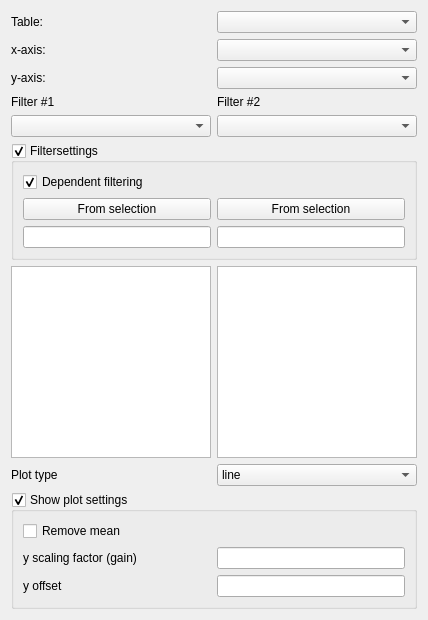
               <widget class="QWidget" name="tab_1">
                <attribute name="title">
                 <string>Tab 1</string>
                </attribute>
                <layout class="QGridLayout" name="gridLayout_7">
                 <item row="0" column="0">
                  <layout class="QGridLayout" name="gridLayout_2">
                   <item row="0" column="0">
                    <widget class="QLabel" name="table_QLabel">
                     <property name="sizePolicy">
                      <sizepolicy hsizetype="Preferred" vsizetype="Fixed">
                       <horstretch>0</horstretch>
                       <verstretch>0</verstretch>
                      </sizepolicy>
                     </property>
                     <property name="minimumSize">
                      <size>
                       <width>92</width>
                       <height>0</height>
                      </size>
                     </property>
                     <property name="font">
                      <font>
                       <pointsize>9</pointsize>
                      </font>
                     </property>
                     <property name="text">
                      <string>Table:</string>
                     </property>
                    </widget>
                   </item>
                   <item row="1" column="0">
                    <widget class="QLabel" name="xcol_QLabel">
                     <property name="sizePolicy">
                      <sizepolicy hsizetype="Preferred" vsizetype="Fixed">
                       <horstretch>0</horstretch>
                       <verstretch>0</verstretch>
                      </sizepolicy>
                     </property>
                     <property name="minimumSize">
                      <size>
                       <width>92</width>
                       <height>0</height>
                      </size>
                     </property>
                     <property name="font">
                      <font>
                       <pointsize>9</pointsize>
                      </font>
                     </property>
                     <property name="text">
                      <string>x-axis:</string>
                     </property>
                    </widget>
                   </item>
                   <item row="1" column="1">
                    <widget class="QComboBox" name="xcol_ComboBox_1">
                     <property name="sizePolicy">
                      <sizepolicy hsizetype="Preferred" vsizetype="Fixed">
                       <horstretch>0</horstretch>
                       <verstretch>0</verstretch>
                      </sizepolicy>
                     </property>
                     <property name="minimumSize">
                      <size>
                       <width>87</width>
                       <height>0</height>
                      </size>
                     </property>
                     <property name="maximumSize">
                      <size>
                       <width>20000</width>
                       <height>16777215</height>
                      </size>
                     </property>
                     <property name="font">
                      <font>
                       <pointsize>9</pointsize>
                      </font>
                     </property>
                    </widget>
                   </item>
                   <item row="2" column="0">
                    <widget class="QLabel" name="ycol_QLabel">
                     <property name="sizePolicy">
                      <sizepolicy hsizetype="Preferred" vsizetype="Fixed">
                       <horstretch>0</horstretch>
                       <verstretch>0</verstretch>
                      </sizepolicy>
                     </property>
                     <property name="minimumSize">
                      <size>
                       <width>92</width>
                       <height>0</height>
                      </size>
                     </property>
                     <property name="font">
                      <font>
                       <pointsize>9</pointsize>
                      </font>
                     </property>
                     <property name="text">
                      <string>y-axis:</string>
                     </property>
                    </widget>
                   </item>
                   <item row="2" column="1">
                    <widget class="QComboBox" name="ycol_ComboBox_1">
                     <property name="sizePolicy">
                      <sizepolicy hsizetype="Preferred" vsizetype="Fixed">
                       <horstretch>0</horstretch>
                       <verstretch>0</verstretch>
                      </sizepolicy>
                     </property>
                     <property name="minimumSize">
                      <size>
                       <width>87</width>
                       <height>0</height>
                      </size>
                     </property>
                     <property name="maximumSize">
                      <size>
                       <width>2000</width>
                       <height>16777215</height>
                      </size>
                     </property>
                     <property name="font">
                      <font>
                       <pointsize>9</pointsize>
                      </font>
                     </property>
                    </widget>
                   </item>
                   <item row="0" column="1">
                    <widget class="QComboBox" name="table_ComboBox_1">
                     <property name="sizePolicy">
                      <sizepolicy hsizetype="Preferred" vsizetype="Fixed">
                       <horstretch>0</horstretch>
                       <verstretch>0</verstretch>
                      </sizepolicy>
                     </property>
                     <property name="minimumSize">
                      <size>
                       <width>87</width>
                       <height>0</height>
                      </size>
                     </property>
                     <property name="maximumSize">
                      <size>
                       <width>20000</width>
                       <height>16777215</height>
                      </size>
                     </property>
                     <property name="font">
                      <font>
                       <pointsize>9</pointsize>
                      </font>
                     </property>
                    </widget>
                   </item>
                  </layout>
                 </item>
                 <item row="1" column="0">
                  <layout class="QGridLayout" name="gridLayout_3">
                   <item row="0" column="0">
                    <widget class="QLabel" name="Filter1_QLabel">
                     <property name="enabled">
                      <bool>true</bool>
                     </property>
                     <property name="sizePolicy">
                      <sizepolicy hsizetype="Preferred" vsizetype="Fixed">
                       <horstretch>0</horstretch>
                       <verstretch>0</verstretch>
                      </sizepolicy>
                     </property>
                     <property name="minimumSize">
                      <size>
                       <width>89</width>
                       <height>0</height>
                      </size>
                     </property>
                     <property name="maximumSize">
                      <size>
                       <width>200</width>
                       <height>16777215</height>
                      </size>
                     </property>
                     <property name="font">
                      <font>
                       <pointsize>9</pointsize>
                      </font>
                     </property>
                     <property name="text">
                      <string>Filter #1</string>
                     </property>
                    </widget>
                   </item>
                   <item row="0" column="1">
                    <widget class="QLabel" name="Filter2_QLabel">
                     <property name="enabled">
                      <bool>true</bool>
                     </property>
                     <property name="sizePolicy">
                      <sizepolicy hsizetype="Preferred" vsizetype="Fixed">
                       <horstretch>0</horstretch>
                       <verstretch>0</verstretch>
                      </sizepolicy>
                     </property>
                     <property name="minimumSize">
                      <size>
                       <width>90</width>
                       <height>0</height>
                      </size>
                     </property>
                     <property name="maximumSize">
                      <size>
                       <width>200</width>
                       <height>16777215</height>
                      </size>
                     </property>
                     <property name="font">
                      <font>
                       <pointsize>9</pointsize>
                      </font>
                     </property>
                     <property name="text">
                      <string>Filter #2</string>
                     </property>
                    </widget>
                   </item>
                   <item row="1" column="0">
                    <widget class="QComboBox" name="Filter1_ComboBox_1">
                     <property name="sizePolicy">
                      <sizepolicy hsizetype="Preferred" vsizetype="Fixed">
                       <horstretch>0</horstretch>
                       <verstretch>0</verstretch>
                      </sizepolicy>
                     </property>
                     <property name="minimumSize">
                      <size>
                       <width>89</width>
                       <height>0</height>
                      </size>
                     </property>
                     <property name="maximumSize">
                      <size>
                       <width>200</width>
                       <height>16777215</height>
                      </size>
                     </property>
                     <property name="font">
                      <font>
                       <pointsize>9</pointsize>
                      </font>
                     </property>
                    </widget>
                   </item>
                   <item row="1" column="1">
                    <widget class="QComboBox" name="Filter2_ComboBox_1">
                     <property name="sizePolicy">
                      <sizepolicy hsizetype="Preferred" vsizetype="Fixed">
                       <horstretch>0</horstretch>
                       <verstretch>0</verstretch>
                      </sizepolicy>
                     </property>
                     <property name="minimumSize">
                      <size>
                       <width>90</width>
                       <height>0</height>
                      </size>
                     </property>
                     <property name="maximumSize">
                      <size>
                       <width>200</width>
                       <height>16777215</height>
                      </size>
                     </property>
                     <property name="font">
                      <font>
                       <pointsize>9</pointsize>
                      </font>
                     </property>
                    </widget>
                   </item>
                   <item row="3" column="0">
                    <widget class="QListWidget" name="Filter1_QListWidget_1">
                     <property name="minimumSize">
                      <size>
                       <width>89</width>
                       <height>60</height>
                      </size>
                     </property>
                     <property name="maximumSize">
                      <size>
                       <width>200</width>
                       <height>16777215</height>
                      </size>
                     </property>
                     <property name="font">
                      <font>
                       <pointsize>9</pointsize>
                      </font>
                     </property>
                     <property name="selectionMode">
                      <enum>QAbstractItemView::ExtendedSelection</enum>
                     </property>
                    </widget>
                   </item>
                   <item row="3" column="1">
                    <widget class="QListWidget" name="Filter2_QListWidget_1">
                     <property name="minimumSize">
                      <size>
                       <width>90</width>
                       <height>60</height>
                      </size>
                     </property>
                     <property name="maximumSize">
                      <size>
                       <width>200</width>
                       <height>16777215</height>
                      </size>
                     </property>
                     <property name="font">
                      <font>
                       <pointsize>9</pointsize>
                      </font>
                     </property>
                     <property name="selectionMode">
                      <enum>QAbstractItemView::ExtendedSelection</enum>
                     </property>
                    </widget>
                   </item>
                   <item row="2" column="0" colspan="2">
                    <widget class="QGroupBox" name="filtersettings1">
                     <property name="title">
                      <string>Filtersettings</string>
                     </property>
                     <property name="checkable">
                      <bool>true</bool>
                     </property>
                     <property name="checked">
                      <bool>true</bool>
                     </property>
                     <layout class="QGridLayout" name="gridLayout_22">
                      <item row="0" column="0" colspan="2">
                       <widget class="QCheckBox" name="dependent_filtering1">
                        <property name="toolTip">
                         <string>&lt;html&gt;&lt;head/&gt;&lt;body&gt;&lt;p&gt;Only show items that remains after filtering using the other filter selection.&lt;/p&gt;&lt;p&gt;&lt;br/&gt;&lt;/p&gt;&lt;p&gt;Ex:&lt;/p&gt;&lt;p&gt;1. Choose filter 1 or 2 and select items.&lt;/p&gt;&lt;p&gt;2. Choose the other filter. The list is now filled with items from the chosen filter that isn't excluded by the other filter.&lt;/p&gt;&lt;p&gt;&lt;br/&gt;&lt;/p&gt;&lt;p&gt;Reselecting the filter column resets the selection for current filter list.&lt;/p&gt;&lt;/body&gt;&lt;/html&gt;</string>
                        </property>
                        <property name="text">
                         <string>Dependent filtering</string>
                        </property>
                        <property name="checked">
                         <bool>true</bool>
                        </property>
                       </widget>
                      </item>
                      <item row="1" column="0">
                       <widget class="QPushButton" name="select_button_t1f1">
                        <property name="toolTip">
                         <string>&lt;html&gt;&lt;head/&gt;&lt;body&gt;&lt;p&gt;Select items in list with from selected features in the selected layer containing a column with the same name as the selected filter column.&lt;/p&gt;&lt;p&gt;&lt;br/&gt;&lt;/p&gt;&lt;/body&gt;&lt;/html&gt;</string>
                        </property>
                        <property name="text">
                         <string>From selection</string>
                        </property>
                       </widget>
                      </item>
                      <item row="1" column="1">
                       <widget class="QPushButton" name="select_button_t1f2">
                        <property name="toolTip">
                         <string>&lt;html&gt;&lt;head/&gt;&lt;body&gt;&lt;p&gt;Select items in list with from selected features in the selected layer containing a column with the same name as the selected filter column.&lt;/p&gt;&lt;p&gt;&lt;br/&gt;&lt;/p&gt;&lt;/body&gt;&lt;/html&gt;</string>
                        </property>
                        <property name="text">
                         <string>From selection</string>
                        </property>
                       </widget>
                      </item>
                      <item row="2" column="0">
                       <widget class="QLineEdit" name="listfilter_1_1">
                        <property name="toolTip">
                         <string>&lt;html&gt;&lt;head/&gt;&lt;body&gt;&lt;p&gt;Filter list for words containg given string.&lt;/p&gt;&lt;p&gt;Supply a list of words separated by ;&lt;/p&gt;&lt;p&gt;Ex: Rb;Br&lt;/p&gt;&lt;p&gt;Ex: Chlor;Sodi;Calc&lt;/p&gt;&lt;p&gt;Case insensitive.&lt;/p&gt;&lt;/body&gt;&lt;/html&gt;</string>
                        </property>
                        <property name="text">
                         <string/>
                        </property>
                       </widget>
                      </item>
                      <item row="2" column="1">
                       <widget class="QLineEdit" name="listfilter_2_1">
                        <property name="toolTip">
                         <string>&lt;html&gt;&lt;head/&gt;&lt;body&gt;&lt;p&gt;Filter list for words containg given string.&lt;/p&gt;&lt;p&gt;Supply a list of words separated by ;&lt;/p&gt;&lt;p&gt;Ex: Rb;Br&lt;/p&gt;&lt;p&gt;Ex: Chlor;Sodi;Calc&lt;/p&gt;&lt;p&gt;Case insensitive.&lt;/p&gt;&lt;/body&gt;&lt;/html&gt;</string>
                        </property>
                       </widget>
                      </item>
                     </layout>
                    </widget>
                   </item>
                  </layout>
                 </item>
                 <item row="2" column="0">
                  <layout class="QHBoxLayout" name="horizontalLayout_4">
                   <item>
                    <widget class="QLabel" name="label_7">
                     <property name="font">
                      <font>
                       <pointsize>9</pointsize>
                      </font>
                     </property>
                     <property name="text">
                      <string>Plot type</string>
                     </property>
                    </widget>
                   </item>
                   <item>
                    <widget class="QComboBox" name="PlotType_comboBox_1">
                     <property name="font">
                      <font>
                       <pointsize>9</pointsize>
                      </font>
                     </property>
                     <item>
                      <property name="text">
                       <string>line</string>
                      </property>
                     </item>
                     <item>
                      <property name="text">
                       <string>line and marker</string>
                      </property>
                     </item>
                     <item>
                      <property name="text">
                       <string>line and cross</string>
                      </property>
                     </item>
                     <item>
                      <property name="text">
                       <string>marker</string>
                      </property>
                     </item>
                     <item>
                      <property name="text">
                       <string>step-pre</string>
                      </property>
                     </item>
                     <item>
                      <property name="text">
                       <string>step-post</string>
                      </property>
                     </item>
                     <item>
                      <property name="text">
                       <string>frequency</string>
                      </property>
                     </item>
                    </widget>
                   </item>
                  </layout>
                 </item>
                 <item row="3" column="0">
                  <widget class="QGroupBox" name="plot_settings_1">
                   <property name="title">
                    <string>Show plot settings</string>
                   </property>
                   <property name="flat">
                    <bool>false</bool>
                   </property>
                   <property name="checkable">
                    <bool>true</bool>
                   </property>
                   <property name="checked">
                    <bool>true</bool>
                   </property>
                   <layout class="QGridLayout" name="gridLayout_17">
                    <item row="0" column="0">
                     <layout class="QGridLayout" name="gridLayout_16">
                      <item row="0" column="0">
                       <widget class="QCheckBox" name="checkBox_remove_mean1">
                        <property name="text">
                         <string>Remove mean</string>
                        </property>
                       </widget>
                      </item>
                      <item row="1" column="0">
                       <widget class="QLabel" name="label_11">
                        <property name="minimumSize">
                         <size>
                          <width>131</width>
                          <height>0</height>
                         </size>
                        </property>
                        <property name="toolTip">
                         <string notr="true">a in y=ax+b</string>
                        </property>
                        <property name="statusTip">
                         <string/>
                        </property>
                        <property name="whatsThis">
                         <string notr="true"/>
                        </property>
                        <property name="text">
                         <string>y scaling factor (gain)</string>
                        </property>
                       </widget>
                      </item>
                      <item row="1" column="1">
                       <widget class="QLineEdit" name="LineEditFactor1">
                        <property name="sizePolicy">
                         <sizepolicy hsizetype="Preferred" vsizetype="Fixed">
                          <horstretch>0</horstretch>
                          <verstretch>0</verstretch>
                         </sizepolicy>
                        </property>
                        <property name="toolTip">
                         <string>a in y=ax+b</string>
                        </property>
                        <property name="text">
                         <string/>
                        </property>
                        <property name="dragEnabled">
                         <bool>false</bool>
                        </property>
                       </widget>
                      </item>
                      <item row="2" column="0">
                       <widget class="QLabel" name="label_14">
                        <property name="minimumSize">
                         <size>
                          <width>131</width>
                          <height>0</height>
                         </size>
                        </property>
                        <property name="toolTip">
                         <string>b in y=ax+b</string>
                        </property>
                        <property name="whatsThis">
                         <string/>
                        </property>
                        <property name="text">
                         <string>y offset</string>
                        </property>
                       </widget>
                      </item>
                      <item row="2" column="1">
                       <widget class="QLineEdit" name="LineEditOffset1">
                        <property name="sizePolicy">
                         <sizepolicy hsizetype="Preferred" vsizetype="Fixed">
                          <horstretch>0</horstretch>
                          <verstretch>0</verstretch>
                         </sizepolicy>
                        </property>
                        <property name="toolTip">
                         <string>b in y=ax+b</string>
                        </property>
                        <property name="text">
                         <string/>
                        </property>
                       </widget>
                      </item>
                     </layout>
                    </item>
                   </layout>
                  </widget>
                 </item>
                </layout>
               </widget>
